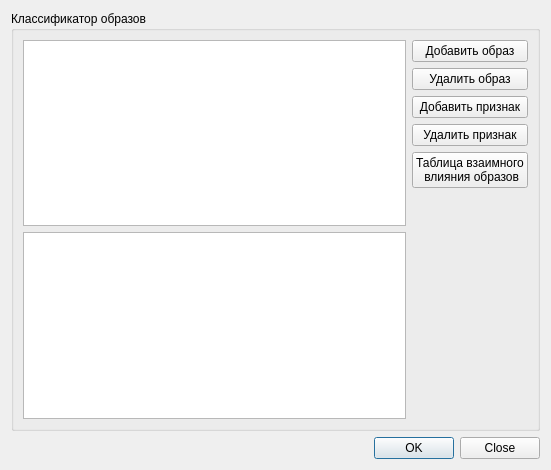
<?xml version="1.0" encoding="UTF-8"?>
<ui version="4.0">
 <class>DefectClassificationWidget</class>
 <widget class="QWidget" name="DefectClassificationWidget">
  <property name="geometry">
   <rect>
    <x>0</x>
    <y>0</y>
    <width>551</width>
    <height>470</height>
   </rect>
  </property>
  <property name="windowTitle">
   <string>Классификатор неоднородностей</string>
  </property>
  <layout class="QVBoxLayout" name="verticalLayout_2">
   <item>
    <widget class="QGroupBox" name="groupBox">
     <property name="title">
      <string>Классификатор образов</string>
     </property>
     <layout class="QHBoxLayout" name="horizontalLayout_2">
      <item>
       <layout class="QVBoxLayout" name="verticalLayout_3">
        <item>
         <widget class="QTableView" name="tableView"/>
        </item>
        <item>
         <widget class="QTableWidget" name="selfInfluenceTable">
          <property name="enabled">
           <bool>true</bool>
          </property>
         </widget>
        </item>
       </layout>
      </item>
      <item>
       <layout class="QVBoxLayout" name="verticalLayout">
        <item>
         <widget class="QPushButton" name="addDefectButton">
          <property name="text">
           <string>Добавить образ</string>
          </property>
         </widget>
        </item>
        <item>
         <widget class="QPushButton" name="removeDefectButton">
          <property name="text">
           <string>Удалить образ</string>
          </property>
         </widget>
        </item>
        <item>
         <widget class="QPushButton" name="addTokenButton">
          <property name="text">
           <string>Добавить признак</string>
          </property>
         </widget>
        </item>
        <item>
         <widget class="QPushButton" name="removeTokenButton">
          <property name="text">
           <string>Удалить признак</string>
          </property>
         </widget>
        </item>
        <item>
         <widget class="QPushButton" name="selfInfluenceButton">
          <property name="text">
           <string>Таблица взаимного
 влияния образов</string>
          </property>
          <property name="checkable">
           <bool>true</bool>
          </property>
         </widget>
        </item>
        <item>
         <spacer name="verticalSpacer">
          <property name="orientation">
           <enum>Qt::Vertical</enum>
          </property>
          <property name="sizeHint" stdset="0">
           <size>
            <width>20</width>
            <height>40</height>
           </size>
          </property>
         </spacer>
        </item>
       </layout>
      </item>
     </layout>
    </widget>
   </item>
   <item>
    <widget class="QDialogButtonBox" name="buttonBox">
     <property name="standardButtons">
      <set>QDialogButtonBox::Close|QDialogButtonBox::Ok</set>
     </property>
     <property name="centerButtons">
      <bool>false</bool>
     </property>
    </widget>
   </item>
  </layout>
 </widget>
 <resources/>
 <connections>
  <connection>
   <sender>addDefectButton</sender>
   <signal>clicked()</signal>
   <receiver>DefectClassificationWidget</receiver>
   <slot>addDefect()</slot>
   <hints>
    <hint type="sourcelabel">
     <x>470</x>
     <y>52</y>
    </hint>
    <hint type="destinationlabel">
     <x>543</x>
     <y>191</y>
    </hint>
   </hints>
  </connection>
  <connection>
   <sender>removeDefectButton</sender>
   <signal>clicked()</signal>
   <receiver>DefectClassificationWidget</receiver>
   <slot>removeDefect()</slot>
   <hints>
    <hint type="sourcelabel">
     <x>459</x>
     <y>73</y>
    </hint>
    <hint type="destinationlabel">
     <x>542</x>
     <y>112</y>
    </hint>
   </hints>
  </connection>
  <connection>
   <sender>addTokenButton</sender>
   <signal>clicked()</signal>
   <receiver>DefectClassificationWidget</receiver>
   <slot>addToken()</slot>
   <hints>
    <hint type="sourcelabel">
     <x>445</x>
     <y>97</y>
    </hint>
    <hint type="destinationlabel">
     <x>547</x>
     <y>240</y>
    </hint>
   </hints>
  </connection>
  <connection>
   <sender>removeTokenButton</sender>
   <signal>clicked()</signal>
   <receiver>DefectClassificationWidget</receiver>
   <slot>removeToken()</slot>
   <hints>
    <hint type="sourcelabel">
     <x>491</x>
     <y>128</y>
    </hint>
    <hint type="destinationlabel">
     <x>547</x>
     <y>286</y>
    </hint>
   </hints>
  </connection>
  <connection>
   <sender>selfInfluenceButton</sender>
   <signal>toggled(bool)</signal>
   <receiver>selfInfluenceTable</receiver>
   <slot>setVisible(bool)</slot>
   <hints>
    <hint type="sourcelabel">
     <x>438</x>
     <y>166</y>
    </hint>
    <hint type="destinationlabel">
     <x>339</x>
     <y>312</y>
    </hint>
   </hints>
  </connection>
 </connections>
 <slots>
  <slot>addDefect()</slot>
  <slot>removeDefect()</slot>
  <slot>addToken()</slot>
  <slot>removeToken()</slot>
 </slots>
</ui>
